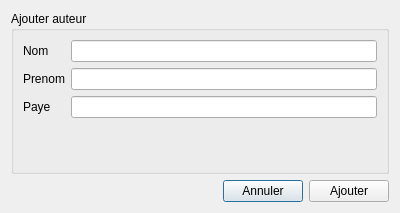
<?xml version="1.0" encoding="UTF-8"?>
<ui version="4.0">
 <class>AddAuthor</class>
 <widget class="QDialog" name="AddAuthor">
  <property name="geometry">
   <rect>
    <x>0</x>
    <y>0</y>
    <width>400</width>
    <height>213</height>
   </rect>
  </property>
  <property name="windowTitle">
   <string>Dialog</string>
  </property>
  <layout class="QVBoxLayout" name="verticalLayout">
   <item>
    <widget class="QGroupBox" name="AutorBox">
     <property name="enabled">
      <bool>true</bool>
     </property>
     <property name="title">
      <string>Ajouter auteur</string>
     </property>
     <layout class="QHBoxLayout" name="horizontalLayout_2">
      <item>
       <layout class="QFormLayout" name="formLayout_2">
        <item row="0" column="0">
         <widget class="QLabel" name="label_7">
          <property name="text">
           <string>Nom</string>
          </property>
         </widget>
        </item>
        <item row="0" column="1">
         <widget class="QLineEdit" name="name_autor"/>
        </item>
        <item row="1" column="0">
         <widget class="QLabel" name="label_8">
          <property name="text">
           <string>Prenom</string>
          </property>
         </widget>
        </item>
        <item row="1" column="1">
         <widget class="QLineEdit" name="prenom_author"/>
        </item>
        <item row="2" column="0">
         <widget class="QLabel" name="label_9">
          <property name="text">
           <string>Paye</string>
          </property>
         </widget>
        </item>
        <item row="2" column="1">
         <widget class="QLineEdit" name="paye_author"/>
        </item>
       </layout>
      </item>
     </layout>
    </widget>
   </item>
   <item>
    <layout class="QHBoxLayout" name="horizontalLayout">
     <item>
      <spacer name="horizontalSpacer">
       <property name="orientation">
        <enum>Qt::Horizontal</enum>
       </property>
       <property name="sizeHint" stdset="0">
        <size>
         <width>40</width>
         <height>20</height>
        </size>
       </property>
      </spacer>
     </item>
     <item>
      <widget class="QPushButton" name="cancel">
       <property name="text">
        <string>Annuler</string>
       </property>
      </widget>
     </item>
     <item>
      <widget class="QPushButton" name="save">
       <property name="text">
        <string>Ajouter</string>
       </property>
      </widget>
     </item>
    </layout>
   </item>
  </layout>
 </widget>
 <resources/>
 <connections/>
</ui>
